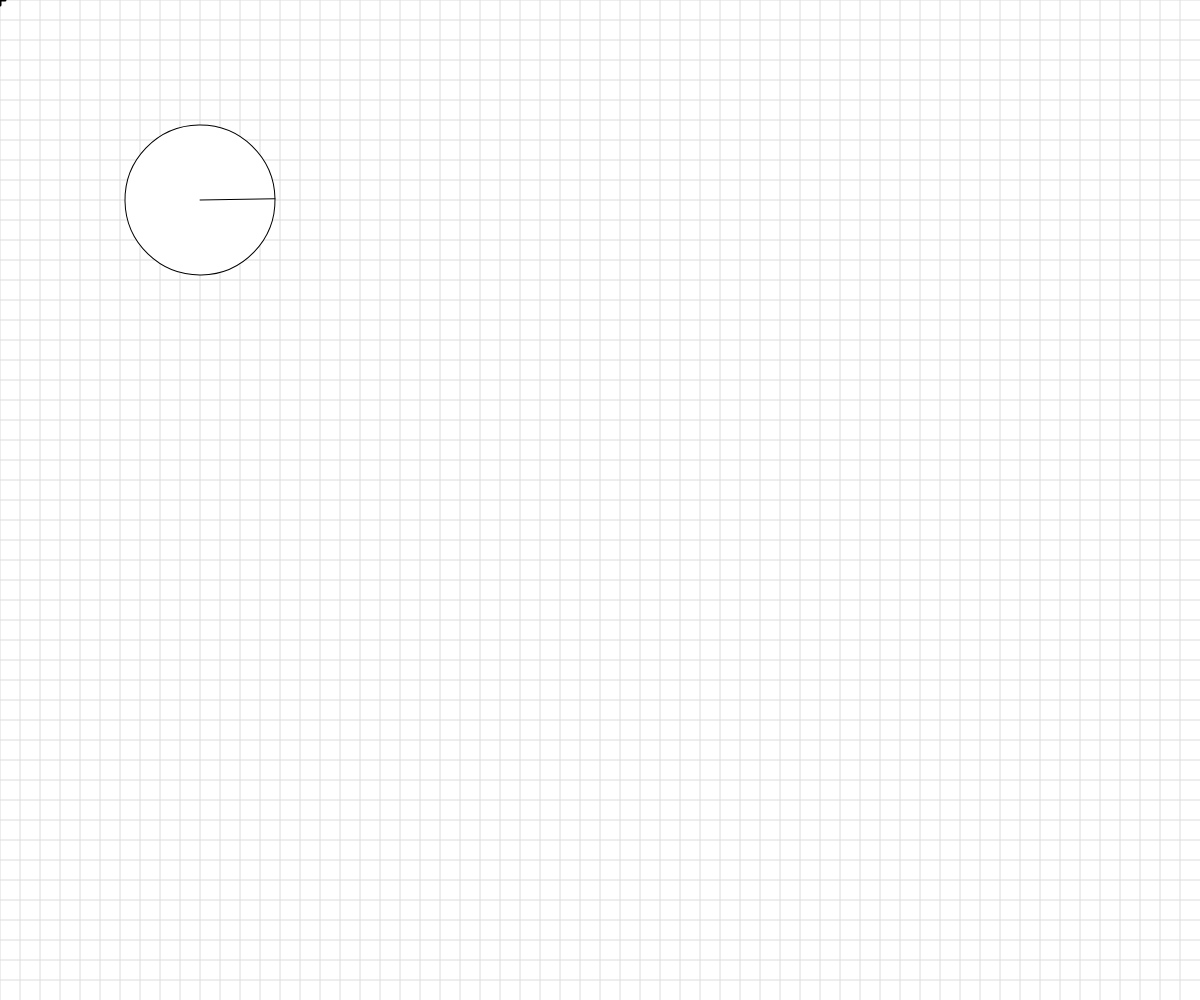
Frame 1 (no input)
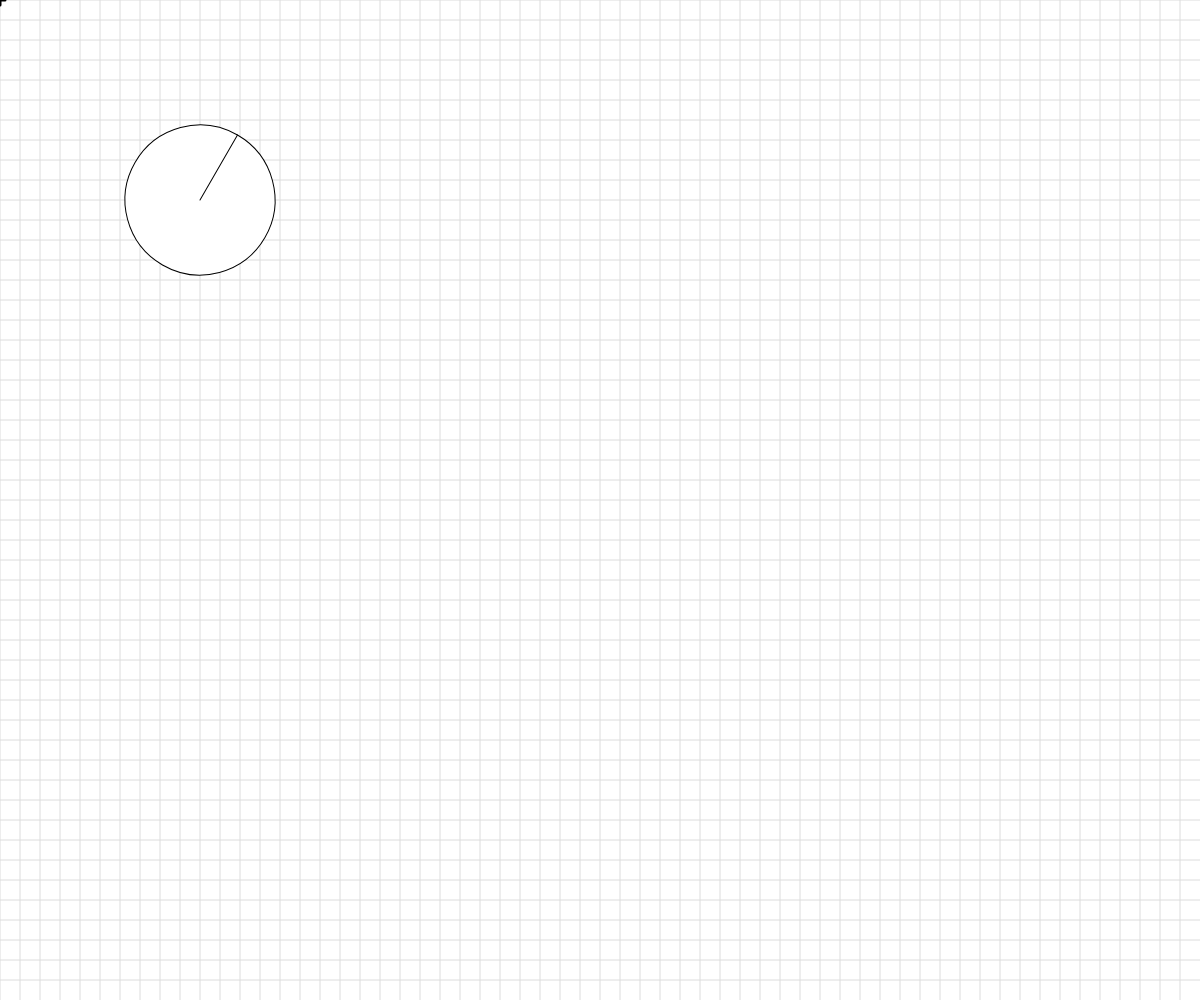
Frame 60 (no input)
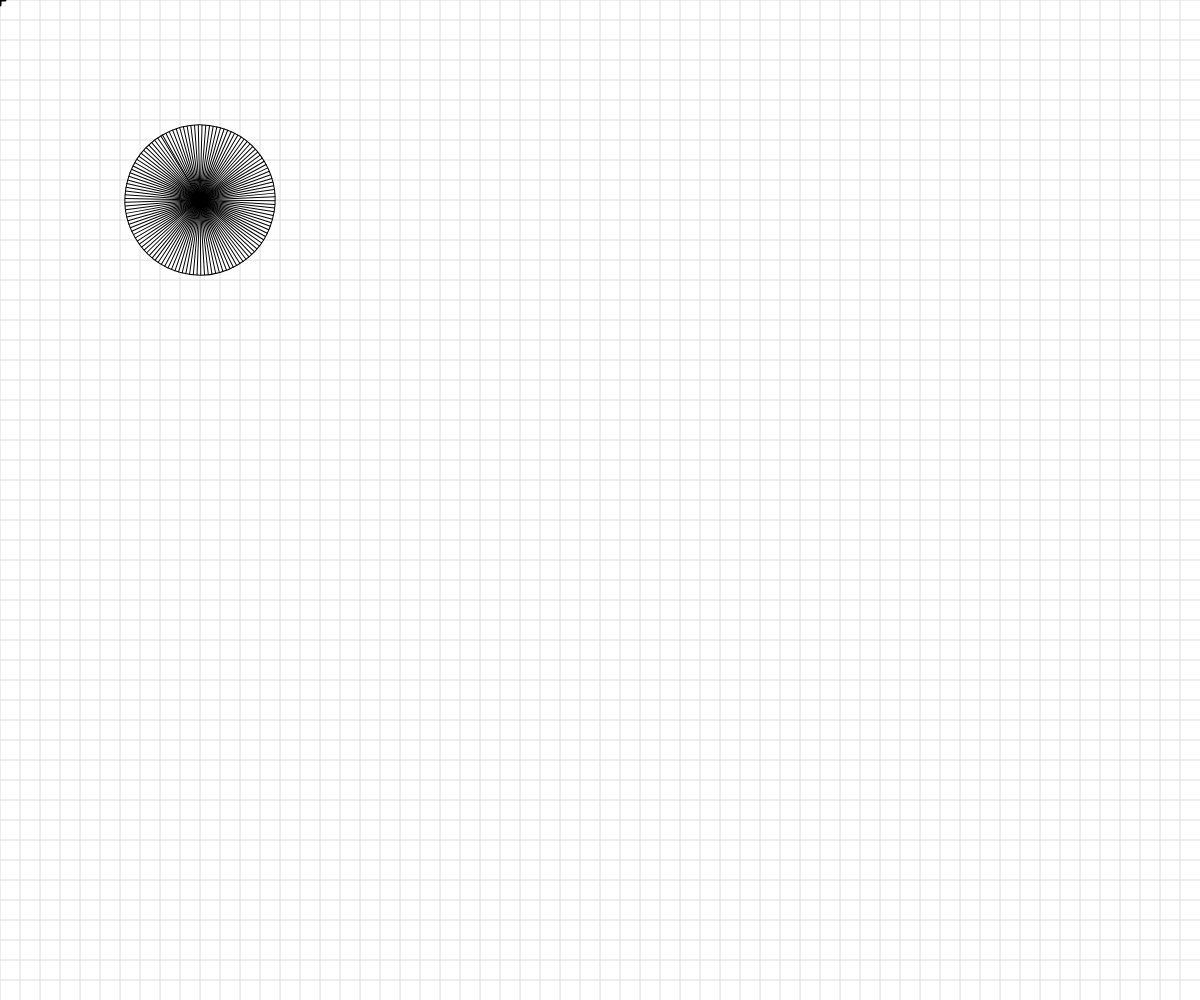
Frame 120 (the mouse pressed at the canvas centre since frame 60)

The p5.js sketch that drew these frames (run headless with seeded random() and noise() and a simulated clock; from frame 60 on, the mouse is pressed at the canvas centre):

// p5.js sketch
// ── sketch.js
// Basic Transformations
// Alyssa Maitland
// Mar.6, 2025
// Coordinate System Transformations
// (translate, move, scale)

// Basic transformations Sandbox


let originalSpacing = 20;


function setup() {
  createCanvas(windowWidth, windowHeight);
}

function draw() {
  background(255);
  drawBasicGrid(220);

  //transformation one: TRANSLATION
  // push(); //makes a new coordinate system on top
  // translate(120,120); //move cooridinate system
  // drawBasicGrid(150);
  // rectangleRed(0,0);
  // pop(); //reverts to previous coordinate system


  //transformation two: SCALE
  // push();
  // rectangleRed(40,0); //50px square

  //scale: 1->nochange <1->smaller >1->larger
  // let scaleAmount = 2.5;
  // scale(scaleAmount,1);
  // translate(60,60);
  // drawBasicGrid(100);
  // rectangleBlue(20,20);
  // pop();

  //transformation three: ROTATION
  //reminder: rotations are measured in radians, not degrees! Functions can help with the conversion...
  // angleMode(DEGREES);
  // push();
  // translate(140,140);
  // rotate(frameCount); //always rotates around the origin
  // drawBasicGrid(150);
  // face(0,0);
  // pop();

  // push();
  // //to rotate an object around itslef
  // //1. translate to objects postion
  // //2. apply tjr rotation transformation
  // //3. draw object at (0,0)
  // rectMode(CENTER);
  // translate(mouseX,mouseY);
  // scale(2);
  // rotate(-frameCount*2);
  // rectangleBlue(0,0);
  // pop();


  //Challenge
  angleMode(DEGREES);
  push();
  translate(200,200);
  rotate(-frameCount);
  circle(0,0,150);

  let spoke = map(mouseX,0,width,1,250);
  for(let i = 0; i<spoke; i++){
    line(0,0,75,0);
    rotate(360/spoke);
  }
  pop();
}


function face(x, y) {
  //draw a face at x,y
  push();
  translate(x,y);
  ellipseMode(CENTER);
  fill(200,200,0);
  stroke(0);
  ellipse(0,0,80,80);
  fill(90, 140, 30, 220);
  triangle(-20, 20, 20, 20, 0, 30);
  fill(0);
  ellipse(-25,0,10,10);
  ellipse(25,0,10,10);
  strokeWeight(5);
  line(-30,-10,30,-10);
  strokeWeight(1);
  pop();

}

function rectangleRed(x, y) {
  //draw a red rectangle at x,y (sized 50 pixels square) - to visualize what happens to the coordinate system
  //when different basic transformations are applied.
  noStroke();
  fill(255, 0, 0, 150);
  rect(x, y, 50, 50);

}

function rectangleBlue(x, y) {
  //draw a red rectangle at x,y (sized 50 pixels square) - to visualize what happens to the coordinate system
  //when different basic transformations are applied.
  noStroke();
  fill(0, 0, 255, 150);
  rect(x, y, 50, 50);

}

function drawBasicGrid(shade) {
  //draw the normal cartesian Coordinate Grid, in a light color. Spaced at 20 px by default
  stroke(shade);
  for (let x = 0; x < width; x += 20) {
    line(x, 0, x, height);
  }
  for (let y = 0; y < height; y += 20) {
    line(0, y, width, y);
  }

  //Draw "X" at the origin
  strokeWeight(3);
  stroke(0);
  line(-5,0,5,0);
  line(0,5,0,-5);
  strokeWeight(1);
}
